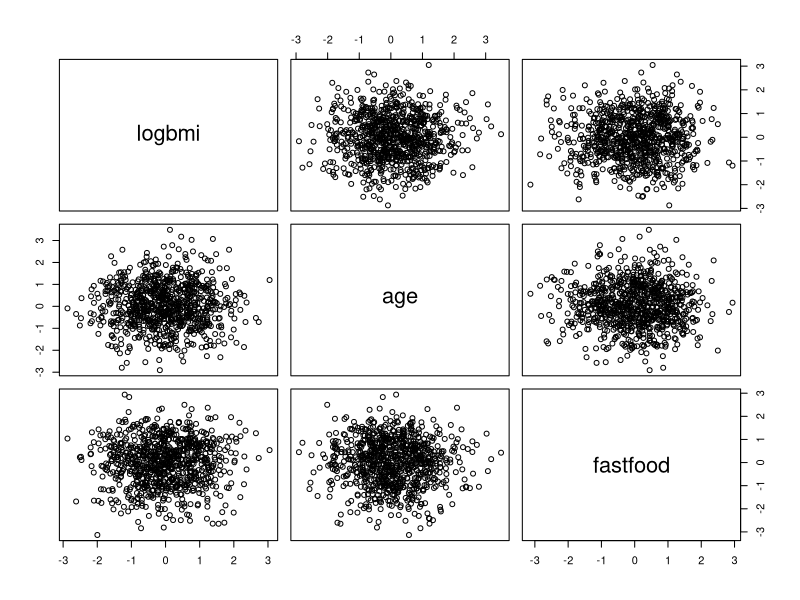
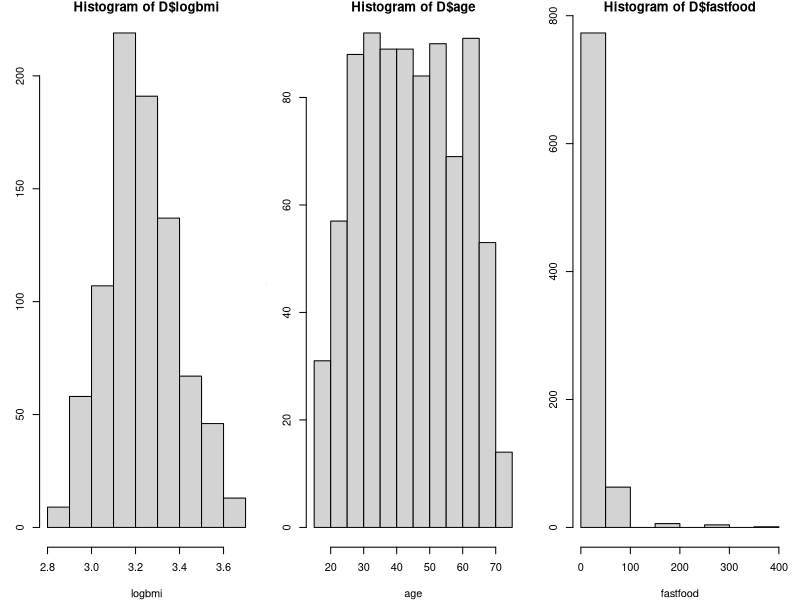
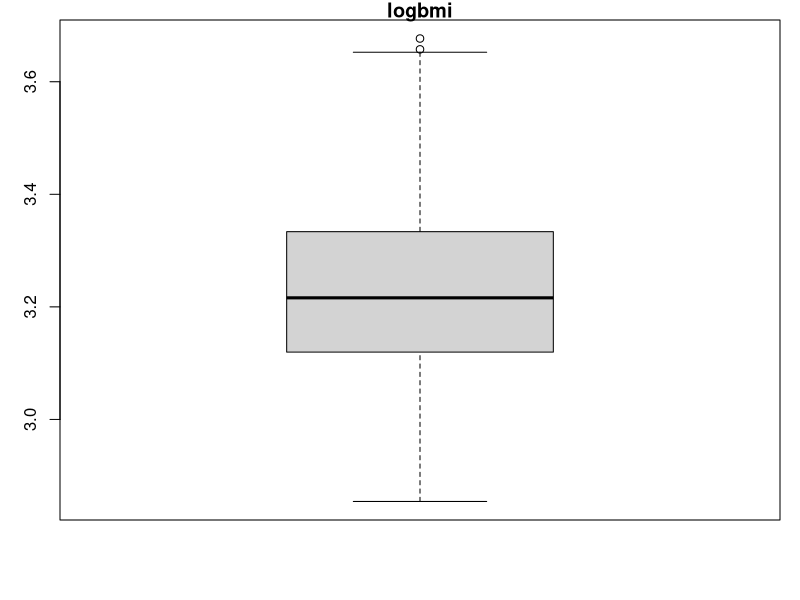
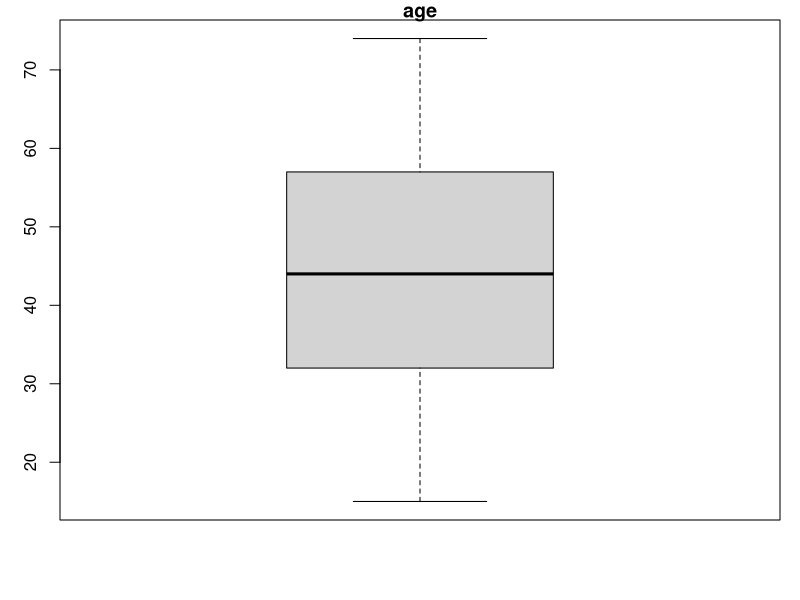
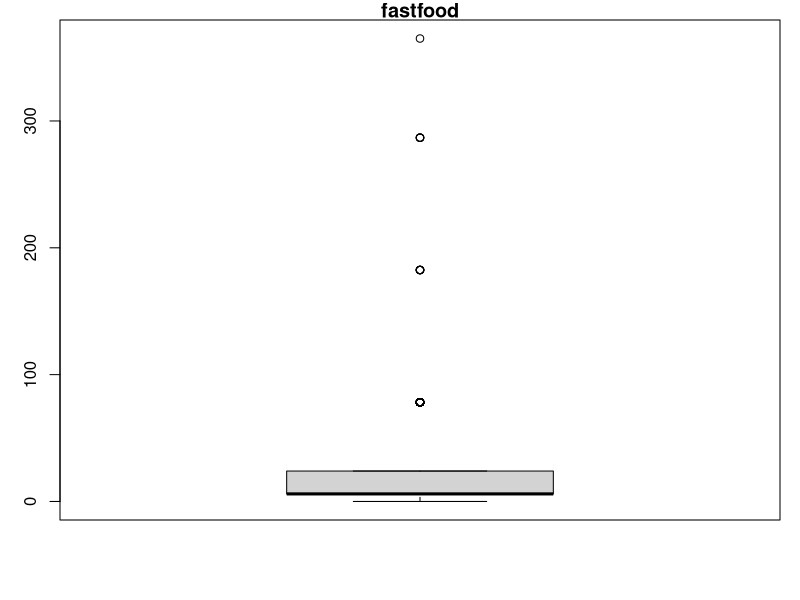
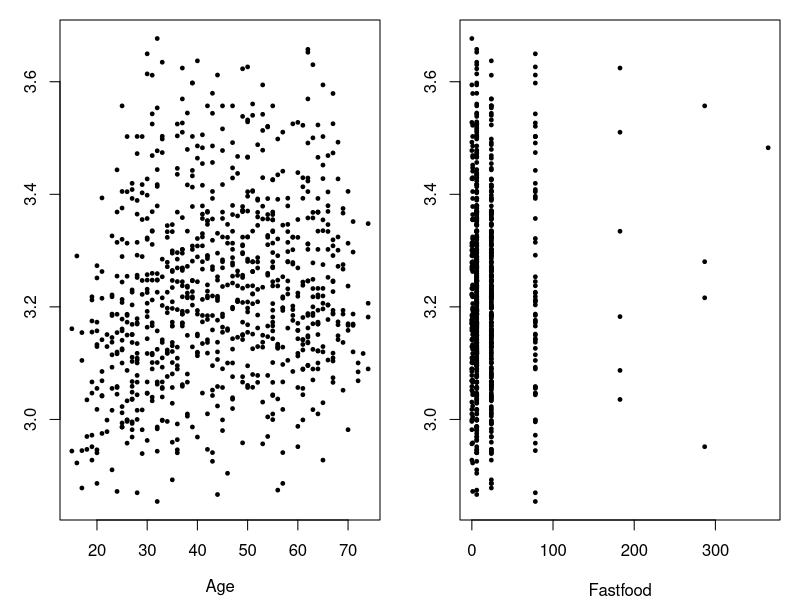
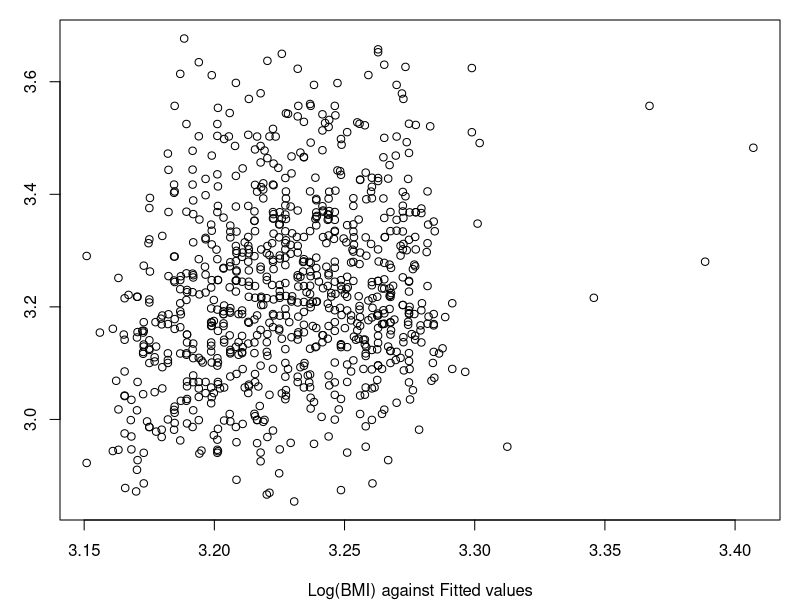
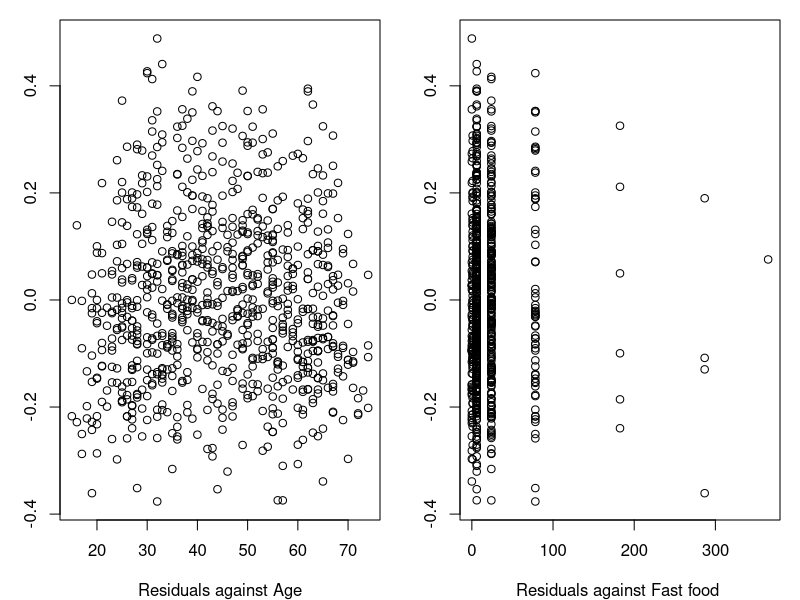

The R script that drew these images, in order:
# Read the dataset ’bmi2_data.csv’ into R
D <- read.table("bmi2_data.csv", header = TRUE, sep = ";")
# Add log-BMI to the dataset
D$logbmi <- log(D$bmi)


##############################
###a 
cor(D[,c("logbmi","age","fastfood")], use="pairwise.complete.obs")
df <- data.frame(logbmi = rnorm(D$logbmi), age = rnorm(D$age), fastfood = rnorm(D$fastfood))
plot(df)

# Subset containing the first 840 observations (for model estimation)
D_model <- subset(D, id <= 840)
# Subset containing the last 7 observations (for validation)
D_test <- subset(D, id >= 841)

## Using histograms
par(mfrow=c(1,3), mar=c(4,3,1,1))
hist(D$logbmi, xlab="logbmi")
hist(D$age, xlab="age")
hist(D$fastfood, xlab="fastfood")

##Box plot with three groups 

par(mfrow=c(1,1), mar=c(4,3,1,1))
boxplot(D$logbmi ,main="logbmi")
boxplot(D$age ,main="age")
boxplot(D$fastfood ,main="fastfood")

## Summary of data
summary(D)

length(D$logbmi)
length(D$age)
length(D$fastfood)
mean(D$logbmi, na.rm=TRUE)
mean(D$age, na.rm=TRUE)
mean(D$fastfood, na.rm=TRUE)
sd(D$logbmi)
sd(D$age)
sd(D$fastfood)


### b
par(mfrow=c(1,2))
plot(D$age, D$logbmi, pch=19, cex=0.5, xlab=expression("Age"))
plot(D$fastfood, D$logbmi, pch=19, cex=0.5, xlab=expression("Fastfood"))

### c 
# Estimate multiple linear regression model
fit <- lm(logbmi ~ age + fastfood, data = D_model)
# Show parameter estimates etc.
summary(fit)

### d
# Plots for model validation
# Observations against fitted values
par(mfrow=c(1,1))
plot(fit$fitted.values, D_model$logbmi, xlab = "Log(BMI) against Fitted values",
     ylab = "log(BMI)")
# Residuals against each of the explanatory variables
par(mfrow=c(1,2))
plot(D_model$age, fit$residuals,
     xlab = "Residuals against Age", ylab = "Residuals")
plot(D_model$fastfood, fit$residuals,
     xlab = "Residuals against Fast food ", ylab = "Residuals")

# Residuals against fitted values
par(mfrow=c(1,2))
plot(fit$fitted.values, fit$residuals, xlab = "Fitted values",
     ylab = "Residuals")
# Normal QQ-plot of the residuals
qqnorm(fit$residuals, ylab = "Residuals", xlab = "Z-scores",
       main = "")
qqline(fit$residuals)


### e) 
# t1−α/2
d <- qt(.975,df=837)
3.1124298+c(-1,1)*d*0.0193517
0.0023744+c(-1,1)*d*0.0003890
0.0005404+c(-1,1)*d* 0.0001732
# Confidence intervals for the model coefficients
confint(fit, level = 0.95)

### f) 
t_obs <- 0.0023831+0.001 / 0.0003876
p.v1 <- 2 * (1 - pt(abs(t_obs), df=844))

### g) 
# Estimate linear regression model
fit <- lm(logbmi ~ age, data = D_model)
# Show parameter estimates etc.
summary(fit)

# Estimate linear regression model
fit <- lm(logbmi ~ fastfood, data = D_model)
# Show parameter estimates etc.
summary(fit)

# Estimate linear regression model
fit <- lm(logbmi ~ age, data = D_test)
# Show parameter estimates etc.
summary(fit)

# Estimate linear regression model
fit <- lm(logbmi ~ fastfood, data = D_test)
# Show parameter estimates etc.
summary(fit)


### h) 
# Predictions and 95% prediction intervals
pred_00 <- predict(fit, newdata = D_test, se = TRUE)
pred <- predict(fit, newdata = D_test, interval = "prediction", level = 0.95)

# Observed values and predictions
cbind(id = D_test$id, logbmi = D_test$logbmi, pred)